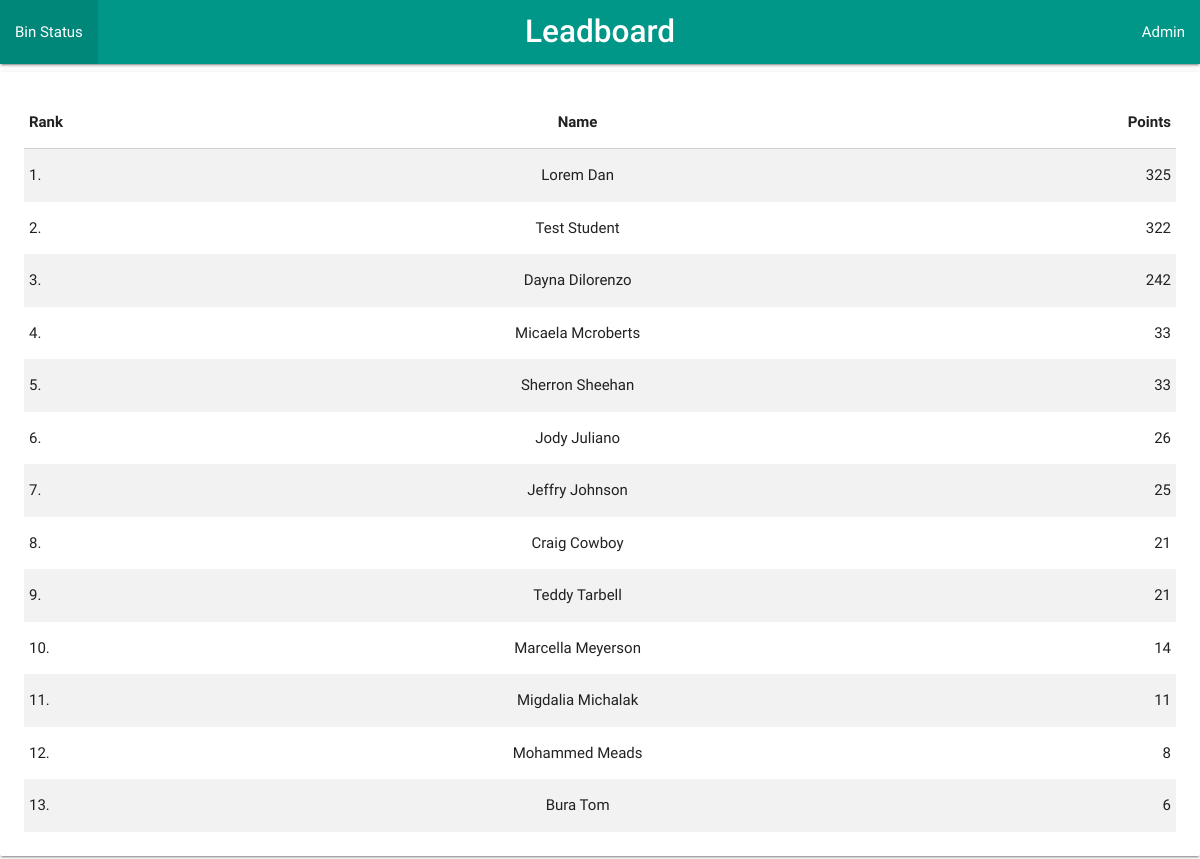
The page /bin/scoreboard/ on the database its author committed.
### bin/models.py (models this page shows, shortened)
class Student(models.Model):
    full_name = models.CharField(max_length=250, default='')
    score = models.IntegerField(default=0)
    last_ts = models.IntegerField(default=0)
    current_ts = models.IntegerField(default=0)
    gender = models.CharField(max_length=10, default='')
    prof_img = models.CharField(max_length=250, default='')
    id_num = models.CharField(max_length=250, default='')

### bin/views.py (the view)
# urls.py: path('scoreboard/', views.scoreboard),
def scoreboard(request):
	scanned_id = CurrentId.objects.all().filter(pk=1)[0]
	print('verify_id_ts', verify_id_ts())
	score = ArduScore.objects.all().filter(pk=1)[0]
	score = score.score
	scanned_id = scanned_id.id_num
	if verify_id_ts():
		if score != 0 and score > 1:
			msg = 'Congratulations, you have scored ' + str(score) + ' points!'
		elif score == 1:
			msg = msg = 'Congratulations, you have scored 1 point!'
		else:
			msg = 'You have scored 0 points!'
	else:
		msg = ''
	stdt = Student.objects.filter(id_num=scanned_id)[0]
	priv_score = stdt.score
	print('Priv Score', priv_score)
	if verify_id_ts():
		Student.objects.filter(id_num=scanned_id).update(score=score+priv_score)
	all_stds = Student.objects.all().order_by('-score')
	args={'all_stds': all_stds, 'msg': msg,}
	print(scanned_id, score)
	return render(request, 'bin/scoreboard.html', args)

### bin/views.py (called while the page is built)
def verify_id_ts():
	scanned_id_ts_obj = CurrentId.objects.all().filter(pk=1)[0]
	scanned_id_ts = scanned_id_ts_obj.current_ts
	time_diff = int(time.time()) - scanned_id_ts
	print('c_ts - scanned_id_ts', time_diff)
	return time_diff < 15

### bin/templates/bin/scoreboard.html (shortened to what this page needs)
{% extends 'bin/base.html' %}
{% load static %}
{% block content %}
            <div class="card-panel">
                <table class="striped highlight">
                    <thead>
                        <tr>
                            <th class="left">Rank</th>
                            <th class="center">Name</th>
                            <th class="right">Points</th>
                        </tr>
                    </thead>
                    <tbody>
                    	{% for i in all_stds %}
                        <tr>
                            <td class="left">{{forloop.counter}}.</td>
                            <td class="center">{{i.full_name}}</td>
                            <td class="right">{{i.score}}</td>
                        </tr>
                        {% endfor %}
                    </tbody>
                    </table>
            </div>
{% endblock content %}

### rows shown on the page
Student: full_name "Lorem Dan", score "325"
Student: full_name "Test Student", score "322"
Student: full_name "Dayna Dilorenzo", score "242"
Student: full_name "Micaela Mcroberts", score "33"
Student: full_name "Sherron Sheehan", score "33"
Student: full_name "Jody Juliano", score "26"
Student: full_name "Jeffry Johnson", score "25"
Student: full_name "Craig Cowboy", score "21"
Student: full_name "Teddy Tarbell", score "21"
Student: full_name "Marcella Meyerson", score "14"
Student: full_name "Migdalia Michalak", score "11"
Student: full_name "Mohammed Meads", score "8"
Student: full_name "Bura Tom", score "6"
